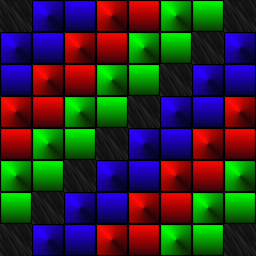

The image is a tile-based game level rendered from a .tmx file. Its description and complete source (layers, tilesets, objects, tile grids) follow:
An orthogonal 8x8 tile map with 32x32 px tiles, 1 tile layer (Ground).

<map version="1.10" tiledversion="1.10.2" orientation="orthogonal" renderorder="right-down" width="8" height="8" tilewidth="32" tileheight="32" infinite="0" nextlayerid="2" nextobjectid="1">
 <tileset firstgid="1" source="orthogonal_1.tsx" />
 <layer id="1" name="Ground" width="8" height="8">
  <data encoding="csv">
1,2,3,4,5,6,7,1,
2,3,4,5,6,7,1,2,
3,4,5,6,7,1,2,3,
4,5,6,7,1,2,3,4,
5,6,7,1,2,3,4,5,
6,7,1,2,3,4,5,6,
7,1,2,3,4,5,6,7,
1,2,3,4,5,6,7,1
</data>
 </layer>
</map>
